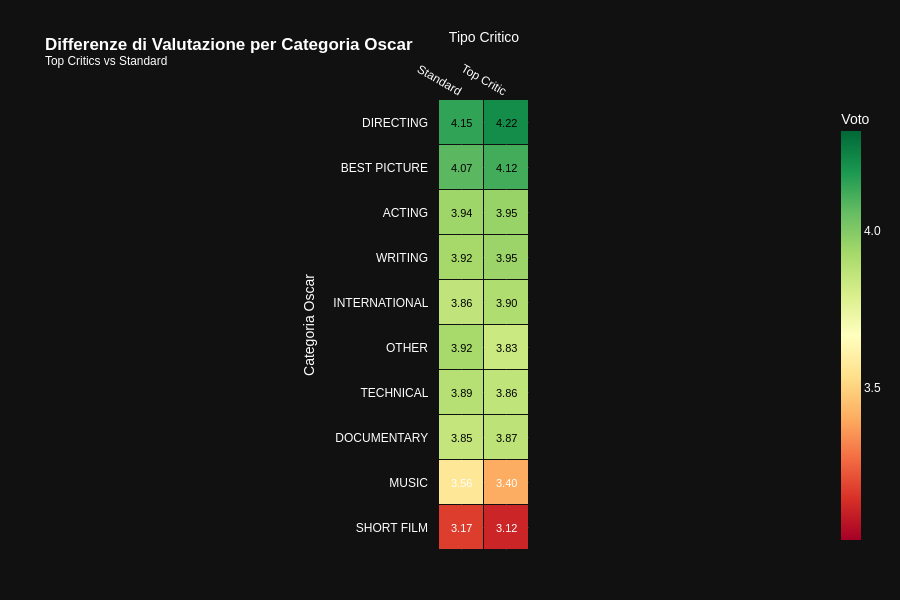

The code cell stored with this chart in its notebook:
### Code cell
sfig = px.line(
    time_series,
    x=time_series.index,
    y=['Standard', 'Top Critic'],  # Standard vs Top Critics
    color_discrete_sequence=['#56B0FF ', '#F94144'],
    labels={'value': 'Average rating', 'year': 'Anno', 'variable': 'Tipo Critico'},
    title='<b>Evoluzione Storica delle Valutazioni</b><br>Top Critics vs Standard Critics',
    markers=True,
)

fig.update_layout(
    hovermode='x unified',
    legend_title_text='',
    legend=dict(
        orientation='h',
        yanchor='bottom',
        y=-0.3,
        xanchor='center',
        x=0.5
    ),
    yaxis_range=[1.5, 4.5]
)

fig.show()

### Figure 1 — Plotly figure (JSON) as saved in the notebook; plotly's stock layout.template omitted (floating-point values rounded to 4 significant figures)
{"data": [{"coloraxis": "coloraxis", "name": "0", "x": ["False", "True"], "y": ["DIRECTING", "BEST PICTURE", "ACTING", "WRITING", "INTERNATIONAL", "OTHER", "TECHNICAL", "DOCUMENTARY", "MUSIC", "SHORT FILM"], "z": [[4.148, 4.216], [4.075, 4.117], [3.942, 3.955], [3.925, 3.947], [3.86, 3.901], [3.924, 3.834], [3.886, 3.863], [3.853, 3.871], [3.565, 3.405], [3.173, 3.116]], "type": "heatmap", "xaxis": "x", "yaxis": "y", "hovertemplate": "Tipo Critico: %{x}<br>Categoria Oscar: %{y}<br>Voto Medio: %{z}<extra></extra>", "xgap": 1, "ygap": 1}], "layout": {"xaxis": {"anchor": "y", "domain": [0.0, 1.0], "scaleanchor": "y", "constrain": "domain", "title": {"text": "Tipo Critico"}, "tickfont": {"size": 12}, "side": "top", "ticktext": ["Standard", "Top Critic"], "tickvals": [0, 1]}, "yaxis": {"anchor": "x", "domain": [0.0, 1.0], "autorange": "reversed", "constrain": "domain", "title": {"text": "Categoria Oscar"}, "tickfont": {"size": 12}, "tickangle": 0, "automargin": true, "ticksuffix": "   ", "range": [1.5, 4.5]}, "coloraxis": {"colorbar": {"title": {"text": "Voto"}, "thickness": 20, "tickvals": [3.0, 3.5, 4.0, 4.5], "ticktext": ["3.0 (Low)", "3.5", "4.0", "4.5 (High)"]}, "colorscale": [[0.0, "rgb(165,0,38)"], [0.1, "rgb(215,48,39)"], [0.2, "rgb(244,109,67)"], [0.3, "rgb(253,174,97)"], [0.4, "rgb(254,224,139)"], [0.5, "rgb(255,255,191)"], [0.6, "rgb(217,239,139)"], [0.7, "rgb(166,217,106)"], [0.8, "rgb(102,189,99)"], [0.9, "rgb(26,152,80)"], [1.0, "rgb(0,104,55)"]], "cmin": 3.016, "cmax": 4.316}, "title": {"text": "<b>Differenze di Valutazione per Categoria Oscar</b><br><sup>Top Critics vs Standard</sup>"}, "height": 600, "width": 900, "font": {"family": "Arial", "size": 12, "color": "#FFFFFF"}, "margin": {"l": 150, "r": 50, "b": 50, "t": 100}, "annotations": [{"font": {"color": "black", "size": 11}, "showarrow": false, "text": "4.15", "x": 0, "y": 0}, {"font": {"color": "black", "size": 11}, "showarrow": false, "text": "4.22", "x": 1, "y": 0}, {"font": {"color": "black", "size": 11}, "showarrow": false, "text": "4.07", "x": 0, "y": 1}, {"font": {"color": "black", "size": 11}, "showarrow": false, "text": "4.12", "x": 1, "y": 1}, {"font": {"color": "black", "size": 11}, "showarrow": false, "text": "3.94", "x": 0, "y": 2}, {"font": {"color": "black", "size": 11}, "showarrow": false, "text": "3.95", "x": 1, "y": 2}, {"font": {"color": "black", "size": 11}, "showarrow": false, "text": "3.92", "x": 0, "y": 3}, {"font": {"color": "black", "size": 11}, "showarrow": false, "text": "3.95", "x": 1, "y": 3}, {"font": {"color": "black", "size": 11}, "showarrow": false, "text": "3.86", "x": 0, "y": 4}, {"font": {"color": "black", "size": 11}, "showarrow": false, "text": "3.90", "x": 1, "y": 4}, {"font": {"color": "black", "size": 11}, "showarrow": false, "text": "3.92", "x": 0, "y": 5}, {"font": {"color": "black", "size": 11}, "showarrow": false, "text": "3.83", "x": 1, "y": 5}, {"font": {"color": "black", "size": 11}, "showarrow": false, "text": "3.89", "x": 0, "y": 6}, {"font": {"color": "black", "size": 11}, "showarrow": false, "text": "3.86", "x": 1, "y": 6}, {"font": {"color": "black", "size": 11}, "showarrow": false, "text": "3.85", "x": 0, "y": 7}, {"font": {"color": "black", "size": 11}, "showarrow": false, "text": "3.87", "x": 1, "y": 7}, {"font": {"color": "white", "size": 11}, "showarrow": false, "text": "3.56", "x": 0, "y": 8}, {"font": {"color": "white", "size": 11}, "showarrow": false, "text": "3.40", "x": 1, "y": 8}, {"font": {"color": "white", "size": 11}, "showarrow": false, "text": "3.17", "x": 0, "y": 9}, {"font": {"color": "white", "size": 11}, "showarrow": false, "text": "3.12", "x": 1, "y": 9}], "legend": {"title": {"text": ""}, "orientation": "h", "yanchor": "bottom", "y": -0.3, "xanchor": "center", "x": 0.5}, "hovermode": "x unified"}}
